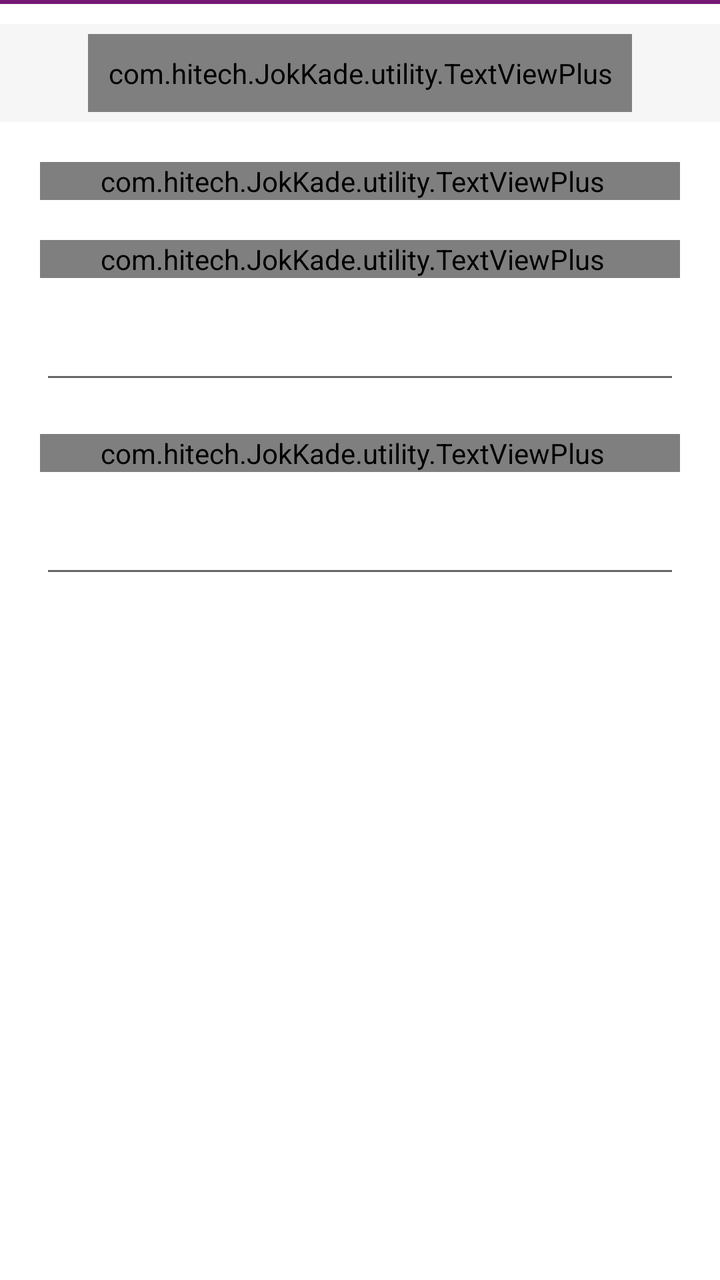
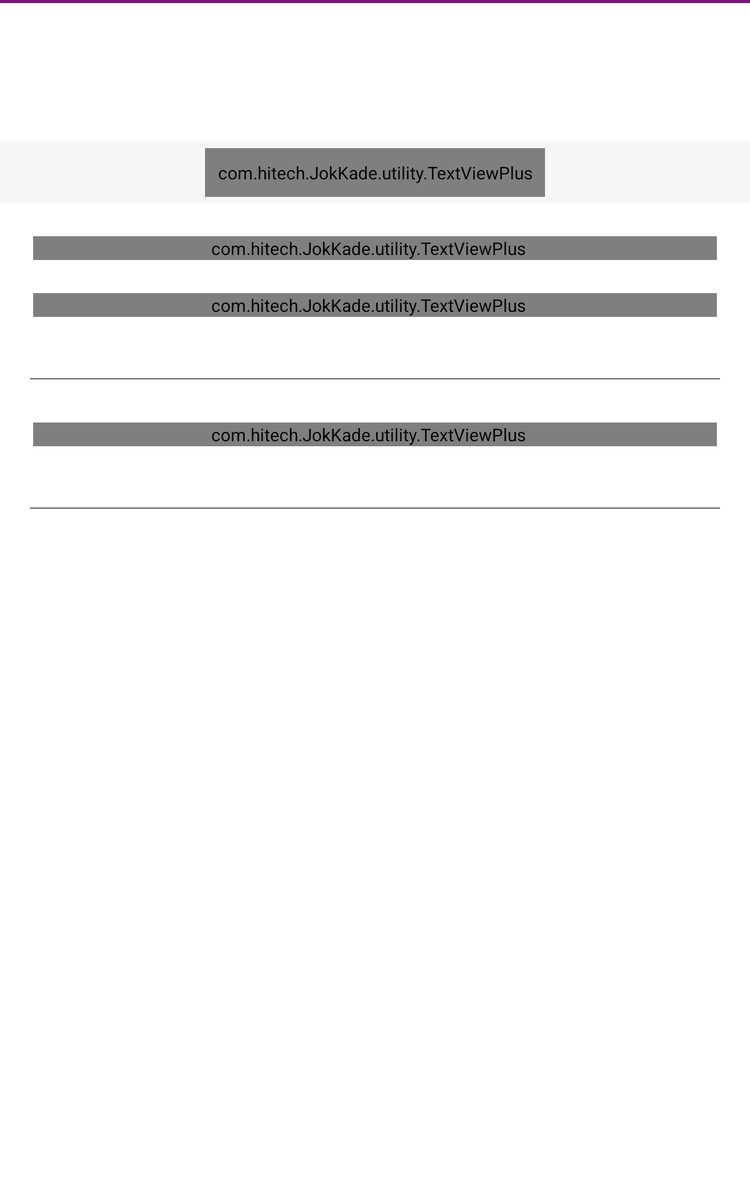

An Android layout and its configuration variant, each rendered on a device that would load it. The default file and the variant file are quoted in full after the pictures.
<!-- AndroidManifest.xml: application theme AppTheme -->
<!-- res/layout/login.xml -->
<?xml version="1.0" encoding="utf-8"?>
<ScrollView xmlns:android="http://schemas.android.com/apk/res/android"
    xmlns:app="http://schemas.android.com/apk/res/com.hitech.JokKade"
    android:layout_width="fill_parent"
    android:layout_height="fill_parent"
    android:background="@color/bg_color" >


    <LinearLayout
        android:layout_width="fill_parent"
        android:layout_height="wrap_content"
        android:orientation="vertical" >

        <View
            android:id="@id/shadow"
            android:layout_width="fill_parent"
            android:layout_height="2.0dip"
            android:layout_marginBottom="10.0dip"
            android:background="@color/actionbar_seprator" />

        <include
            android:id="@id/mostLogin"
            android:layout_width="fill_parent"
            android:layout_height="wrap_content"
            android:layout_gravity="center_horizontal"
            layout="@layout/view_network_unavailable" />

        <com.hitech.JokKade.utility.TextViewPlus
            android:layout_width="match_parent"
            android:layout_height="wrap_content"
            android:layout_marginLeft="20.0dip"
            android:layout_marginRight="20.0dip"
            android:layout_marginTop="20.0dip"
            android:paddingRight="8.0dip"
            android:text="@string/loginnote"
            android:textColor="#372c24"
            android:textSize="14.0sp"
            app:customFont="DroidNaskh.ttf" />

        <com.hitech.JokKade.utility.TextViewPlus
            android:layout_width="fill_parent"
            android:layout_height="wrap_content"
            android:layout_marginLeft="20.0dip"
            android:layout_marginRight="20.0dip"
            android:layout_marginTop="20.0dip"
            android:paddingRight="8.0dip"
            android:text="@string/hint_email"
            android:textColor="#372c24"
            android:textSize="14.0sp"
            app:customFont="DroidNaskh.ttf" />

        <EditText
            android:id="@id/txtEmail"
            style="@style/textbox_fill"
            android:inputType="textEmailAddress" />

        <com.hitech.JokKade.utility.TextViewPlus
            android:layout_width="fill_parent"
            android:layout_height="wrap_content"
            android:layout_marginLeft="20.0dip"
            android:layout_marginRight="20.0dip"
            android:layout_marginTop="20.0dip"
            android:paddingRight="8.0dip"
            android:text="@string/hint_pass"
            android:textColor="#372c24"
            android:textSize="12.0sp"
            app:customFont="DroidNaskh.ttf" />

        <EditText
            android:id="@id/txtPassword"
            style="@style/textbox_fill"
            android:inputType="textPassword" />

        <Button
            android:id="@id/btnLogin"
            style="@style/btn"
            android:layout_marginTop="40.0dip"
            android:text="@string/login" />

        <Button
            android:id="@+id/btnRegister"
            style="@style/btn"
            android:text="@string/notRegister" />
        
        


        

        <com.hitech.JokKade.utility.TextViewPlus
            android:id="@id/txtLoginErr"
            android:layout_width="fill_parent"
            android:layout_height="wrap_content"
            android:layout_marginLeft="20.0dip"
            android:layout_marginRight="20.0dip"
            android:layout_marginTop="10.0dip"
            android:paddingRight="8.0dip"
            android:text="@string/loginError"
            android:textColor="#FF4747"
            android:visibility="invisible"
            app:customFont="DroidNaskh.ttf" />
        
    </LinearLayout>

</ScrollView>
<!-- res/layout/view_network_unavailable.xml (included above) -->
<?xml version="1.0" encoding="utf-8"?>
<LinearLayout xmlns:android="http://schemas.android.com/apk/res/android"
    xmlns:app="http://schemas.android.com/apk/res/com.hitech.JokKade"
    android:id="@id/network_unavailable_layout"
    android:layout_width="fill_parent"
    android:layout_height="wrap_content"
    android:background="#F6F6F6"
    android:gravity="center_horizontal"
    android:orientation="horizontal"
    android:padding="5.0dip" >

    <ImageView
        android:id="@id/relaod"
        android:layout_width="wrap_content"
        android:layout_height="wrap_content"
        android:layout_gravity="center"
        android:src="@drawable/ic_action_reload" />

    <com.hitech.JokKade.utility.TextViewPlus
        android:id="@id/message"
        android:layout_width="wrap_content"
        android:layout_height="wrap_content"
        android:layout_gravity="center"
        android:padding="10.0dip"
        android:textSize="14.0sp"
        app:customFont="DroidNaskh.ttf"
        android:text="@string/mostLogin" />

</LinearLayout>
<!-- resources referenced by this layout -->
<resources>
  <color name="actionbar_seprator">#751975</color>
  <color name="bg_color">#ffffffff</color>
  <string name="hint_email">ایمیل</string>
  <string name="hint_pass">رمز عبور </string>
  <string name="login">ورود</string>
  <string name="loginError">ایمیل یا رمز عبور اشتباهه!</string>
  <string name="loginnote">واسه ارسال متن باید لاگین کنی، اگه تو نرم افزار "زن باس" عضو هستی با همون میتونی وارد شی، اگه عضو نیستی دکمه "عضو نیستم" رو بزن  </string>
  <string name="mostLogin">باید به اینترنــــــــت وصـــل باشــی!</string>
  <string name="notRegister">عضو نیستم! </string>
  <style name="btn">
          <item name="android:textColor">#FFFFFF</item>
          <item name="android:background">@drawable/btn_blue</item>
          <item name="android:layout_width">fill_parent</item>
          <item name="android:layout_height">48.0dip</item>
          <item name="android:layout_marginLeft">20.0dip</item>
          <item name="android:layout_marginTop">10.0dip</item>
          <item name="android:layout_marginRight">20.0dip</item>
      </style>
  <style name="textbox_fill">
          <item name="android:gravity">left</item>
          
          <item name="android:padding">5.0dip</item>
          <item name="android:layout_width">fill_parent</item>
          <item name="android:layout_height">48.0dip</item>
          <item name="android:layout_marginLeft">20.0dip</item>
          <item name="android:layout_marginTop">10.0dip</item>
          <item name="android:layout_marginRight">20.0dip</item>
          <item name="android:ems">10</item>
      </style>
  <style name="AppTheme" parent="@style/Theme.AppCompat.Light">
          <item name="android:actionBarStyle">@style/MyActionBar</item>
          <item name="actionBarStyle">@style/MyActionBar</item>
          
          <item name="vpiTabPageIndicatorStyle">@style/CustomTabPageIndicator</item>
      </style>
  <style name="MyActionBar" parent="@style/Widget.AppCompat.Light.ActionBar.Solid.Inverse">
          <item name="android:background">@drawable/actionbar_bg</item>
          <item name="background">@drawable/actionbar_bg</item>
          <item name="android:titleTextStyle">@style/MyActionBar.TitleTextStyle</item>
          <item name="titleTextStyle">@style/MyActionBar.TitleTextStyle</item>
      </style>
  <style name="CustomTabPageIndicator" parent="Widget.TabPageIndicator">
          <item name="android:background">@drawable/custom_tab_indicator</item>
          <item name="android:textColor">#FF555555</item>
          <item name="android:textSize">12sp</item>
          <item name="android:divider">@drawable/custom_tab_indicator_divider</item>
          <item name="android:dividerPadding">10dp</item>
          <item name="android:showDividers">none</item>
          <item name="android:paddingLeft">8dp</item>
          <item name="android:paddingRight">8dp</item>
          <item name="android:fadingEdge">horizontal</item>
          <item name="android:fadingEdgeLength">8dp</item>
      </style>
  <style name="MyActionBar.TitleTextStyle" parent="android:TextAppearance.Holo.Widget.ActionBar.Title">
          <item name="android:textColor">#FFFFFF</item>
          <item name="android:textSize">13sp</item>
      </style>
</resources>
<!-- res/layout-large/login.xml (the repository's variant of the layout above) -->
<!-- drawn on a 7-inch tablet held upright -->
<?xml version="1.0" encoding="utf-8"?>
<ScrollView xmlns:android="http://schemas.android.com/apk/res/android"
    xmlns:app="http://schemas.android.com/apk/res/com.hitech.JokKade"
    android:layout_width="fill_parent"
    android:layout_height="fill_parent"
    android:background="@color/bg_color" >

    <LinearLayout
        android:layout_width="fill_parent"
        android:layout_height="wrap_content"
        android:orientation="vertical" >

        <View
            android:id="@id/shadow"
            android:layout_width="fill_parent"
            android:layout_height="2.65dip"
            android:layout_marginBottom="20.0dip"
            android:background="@color/actionbar_seprator" />

        <View
            android:id="@+id/space"
            android:layout_width="fill_parent"
            android:layout_height="1dip"
            android:layout_marginTop="90dip" />

        <include
            android:id="@id/mostLogin"
            android:layout_width="fill_parent"
            android:layout_height="wrap_content"
            android:layout_gravity="center_horizontal"
            layout="@layout/view_network_unavailable" />

        <com.hitech.JokKade.utility.TextViewPlus
            android:layout_width="fill_parent"
            android:layout_height="wrap_content"
            android:layout_marginLeft="26.666dip"
            android:layout_marginRight="26.666dip"
            android:layout_marginTop="26.666dip"
            android:paddingRight="10.66dip"
            android:text="@string/loginnote"
            android:textColor="#372c24"
            android:textSize="18.666sp"
            app:customFont="DroidNaskh.ttf" />

        <com.hitech.JokKade.utility.TextViewPlus
            android:layout_width="fill_parent"
            android:layout_height="wrap_content"
            android:layout_marginLeft="26.666dip"
            android:layout_marginRight="26.666dip"
            android:layout_marginTop="26.666dip"
            android:paddingRight="10.66dip"
            android:text="@string/hint_email"
            android:textColor="#372c24"
            android:textSize="18.666sp"
            app:customFont="DroidNaskh.ttf" />

        <EditText
            android:id="@id/txtEmail"
            style="@style/textbox_fill"
            android:inputType="textEmailAddress" />

        <com.hitech.JokKade.utility.TextViewPlus
            android:layout_width="fill_parent"
            android:layout_height="wrap_content"
            android:layout_marginLeft="26.666dip"
            android:layout_marginRight="26.666dip"
            android:layout_marginTop="26.666dip"
            android:paddingRight="10.666666666666666dip"
            android:text="@string/hint_pass"
            android:textColor="#372c24"
            android:textSize="18.666sp"
            app:customFont="DroidNaskh.ttf" />

        <EditText
            android:id="@id/txtPassword"
            style="@style/textbox_fill"
            android:inputType="textPassword" />

        <Button
            android:id="@id/btnLogin"
            style="@style/btn"
            android:layout_marginTop="53.33333333333333dip"
            android:text="@string/login" />

        <Button
            android:id="@+id/btnRegister"
            style="@style/btn"
            android:text="@string/notRegister" />

        <com.hitech.JokKade.utility.TextViewPlus
            android:id="@id/txtLoginErr"
            android:layout_width="fill_parent"
            android:layout_height="wrap_content"
            android:layout_marginLeft="20.0dip"
            android:layout_marginRight="20.0dip"
            android:layout_marginTop="10.0dip"
            android:paddingRight="8.0dip"
            android:text="@string/fillSentence"
            android:textColor="#FF4747"
            android:visibility="invisible"
            app:customFont="DroidNaskh.ttf" />
    </LinearLayout>

</ScrollView>
<!-- resources referenced by the variant -->
<!-- as a 7-inch tablet held upright resolves them -->
<resources>
  <color name="actionbar_seprator">#751975</color>
  <color name="bg_color">#ffffffff</color>
  <string name="fillSentence">متن رو وارد کن.</string>
  <string name="hint_email">ایمیل</string>
  <string name="hint_pass">رمز عبور </string>
  <string name="login">ورود</string>
  <string name="loginnote">واسه ارسال متن باید لاگین کنی، اگه تو نرم افزار "زن باس" عضو هستی با همون میتونی وارد شی، اگه عضو نیستی دکمه "عضو نیستم" رو بزن  </string>
  <string name="mostLogin">باید به اینترنــــــــت وصـــل باشــی!</string>
  <string name="notRegister">عضو نیستم! </string>
  <style name="btn">
          <item name="android:textColor">#FFFFFF</item>
          <item name="android:background">@drawable/btn_blue</item>
          <item name="android:layout_width">fill_parent</item>
          <item name="android:layout_height">48.0dip</item>
          <item name="android:layout_marginLeft">20.0dip</item>
          <item name="android:layout_marginTop">10.0dip</item>
          <item name="android:layout_marginRight">20.0dip</item>
      </style>
  <style name="textbox_fill">
          <item name="android:gravity">left</item>
          
          <item name="android:padding">5.0dip</item>
          <item name="android:layout_width">fill_parent</item>
          <item name="android:layout_height">48.0dip</item>
          <item name="android:layout_marginLeft">20.0dip</item>
          <item name="android:layout_marginTop">10.0dip</item>
          <item name="android:layout_marginRight">20.0dip</item>
          <item name="android:ems">10</item>
      </style>
  <style name="AppTheme" parent="@style/Theme.AppCompat.Light">
          <item name="android:actionBarStyle">@style/MyActionBar</item>
          <item name="actionBarStyle">@style/MyActionBar</item>
          
          <item name="vpiTabPageIndicatorStyle">@style/CustomTabPageIndicator</item>
      </style>
  <style name="MyActionBar" parent="@style/Widget.AppCompat.Light.ActionBar.Solid.Inverse">
          <item name="android:background">@drawable/actionbar_bg</item>
          <item name="background">@drawable/actionbar_bg</item>
          <item name="android:titleTextStyle">@style/MyActionBar.TitleTextStyle</item>
          <item name="titleTextStyle">@style/MyActionBar.TitleTextStyle</item>
      </style>
  <style name="CustomTabPageIndicator" parent="Widget.TabPageIndicator">
          <item name="android:background">@drawable/custom_tab_indicator</item>
          <item name="android:textColor">#FF555555</item>
          <item name="android:textSize">12sp</item>
          <item name="android:divider">@drawable/custom_tab_indicator_divider</item>
          <item name="android:dividerPadding">10dp</item>
          <item name="android:showDividers">none</item>
          <item name="android:paddingLeft">8dp</item>
          <item name="android:paddingRight">8dp</item>
          <item name="android:fadingEdge">horizontal</item>
          <item name="android:fadingEdgeLength">8dp</item>
      </style>
  <style name="MyActionBar.TitleTextStyle" parent="android:TextAppearance.Holo.Widget.ActionBar.Title">
          <item name="android:textColor">#FFFFFF</item>
          <item name="android:textSize">13sp</item>
      </style>
</resources>
